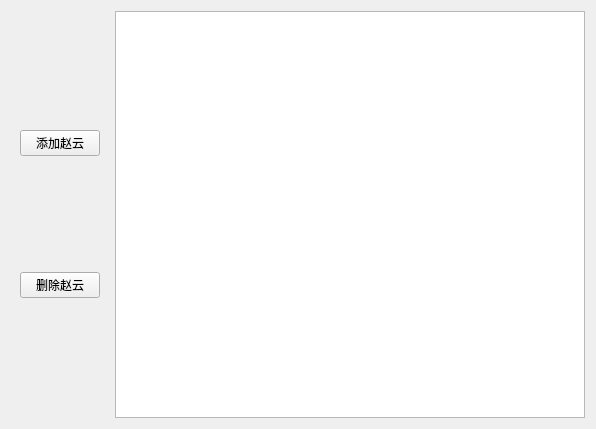
<?xml version="1.0" encoding="UTF-8"?>
<ui version="4.0">
 <class>Widget</class>
 <widget class="QWidget" name="Widget">
  <property name="geometry">
   <rect>
    <x>0</x>
    <y>0</y>
    <width>596</width>
    <height>429</height>
   </rect>
  </property>
  <property name="windowTitle">
   <string>Widget</string>
  </property>
  <layout class="QHBoxLayout" name="horizontalLayout">
   <item>
    <widget class="QWidget" name="widget" native="true">
     <layout class="QGridLayout" name="gridLayout">
      <item row="1" column="0">
       <widget class="QPushButton" name="delButton">
        <property name="text">
         <string>删除赵云</string>
        </property>
       </widget>
      </item>
      <item row="0" column="0">
       <widget class="QPushButton" name="addButton">
        <property name="text">
         <string>添加赵云</string>
        </property>
       </widget>
      </item>
     </layout>
    </widget>
   </item>
   <item>
    <widget class="QTableWidget" name="tableWidget"/>
   </item>
  </layout>
 </widget>
 <resources/>
 <connections/>
</ui>
